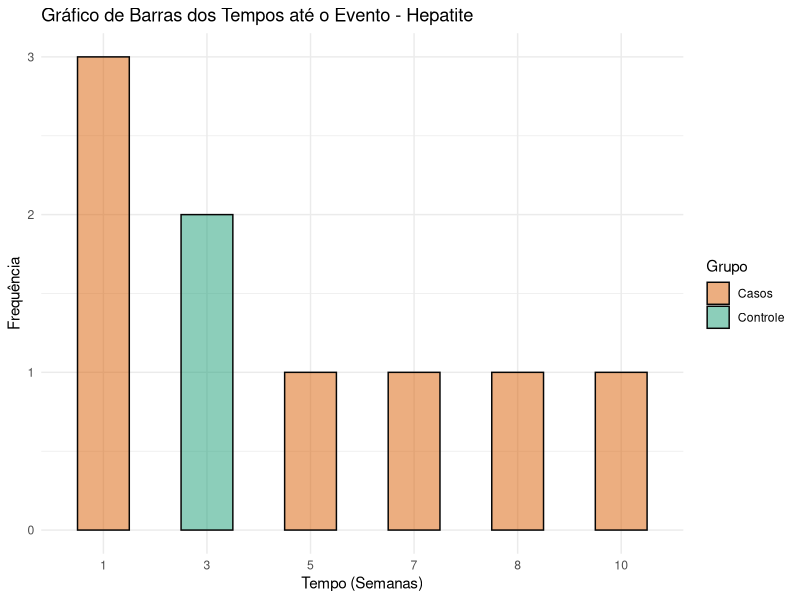
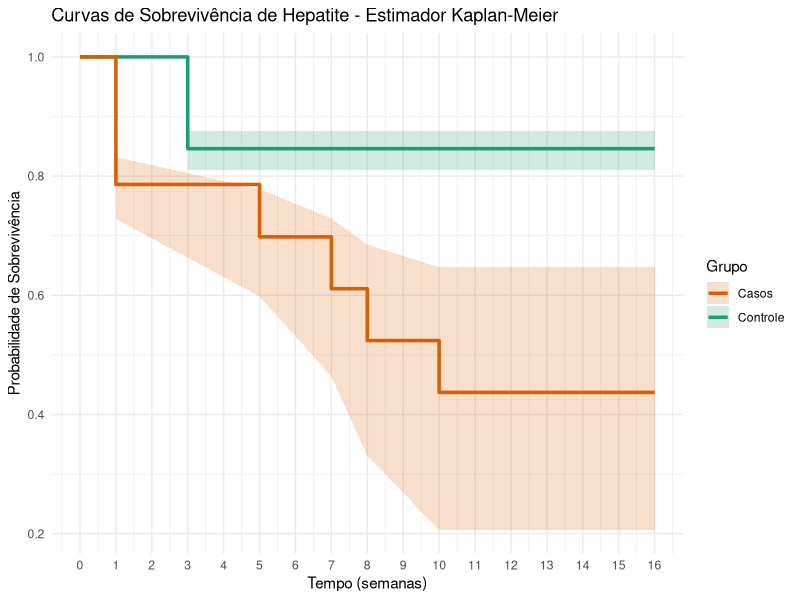
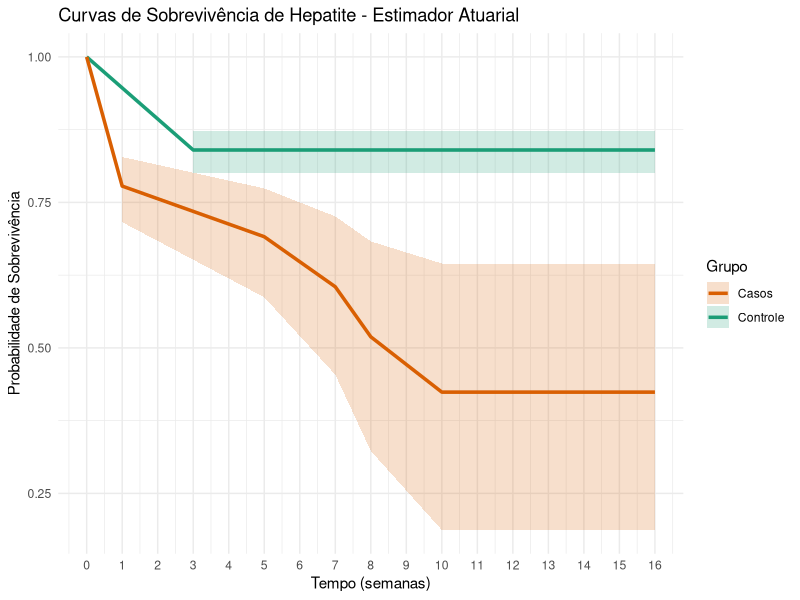
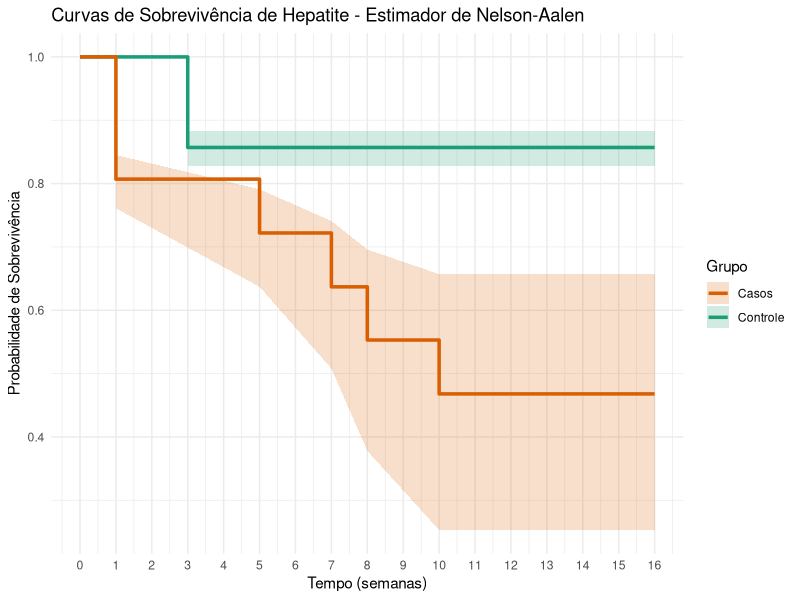
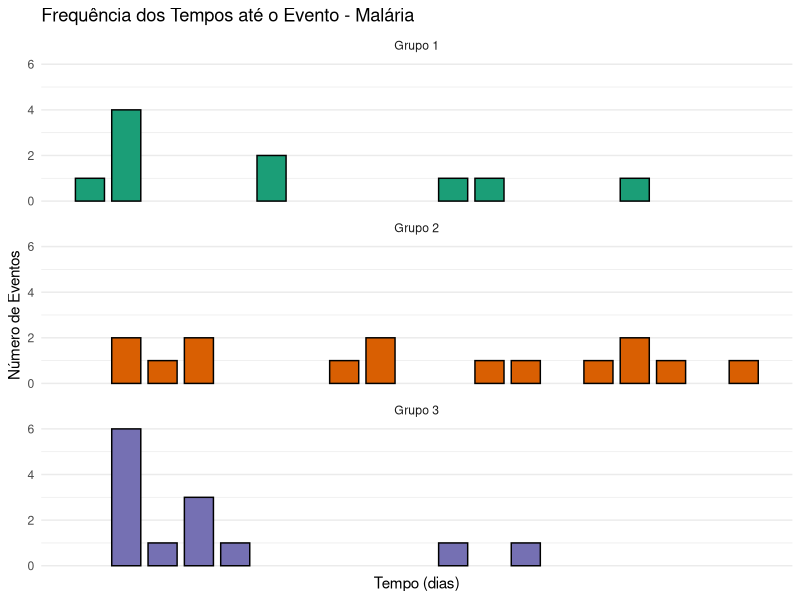
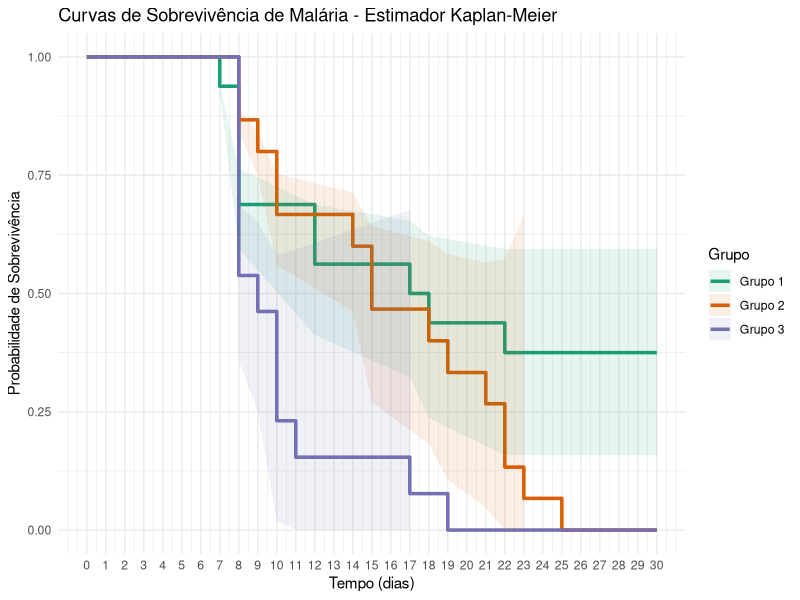
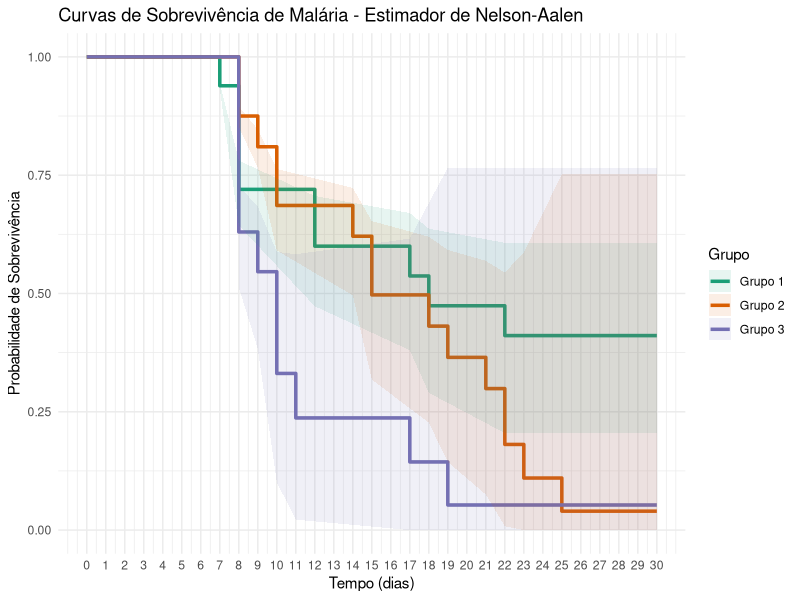
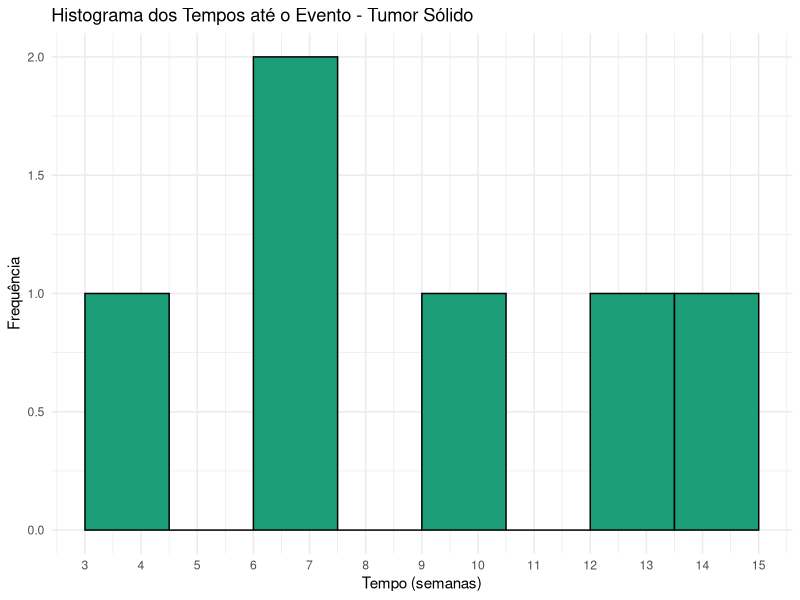

Source code (R) for these figures, in order:
## ---- chunk 1
# Carregamento dos pacotes necessários

# Pacote para análise de sobrevivência
# install.packages("survival")
library(survival)

# Pacote para visualização dos dados
# install.packages("ggplot2")
library(ggplot2)

# Pacote para manipulação de dados
# install.packages("dplyr")
library(dplyr)
## ---- chunk 2
########## Estimador Atuarial ###########
eaa <- function(time, evento, classEvento = 1, alpha = 0.05, conf = "normal") {
  tempo_evento <- sort(unique(time[evento == classEvento]))

  data <- data.frame(
    time = tempo_evento,
    n_risk = NA,
    n_event = NA,
    censured = NA,
    n_risk_adj = NA,
    q_i = NA,
    p_i = NA,
    S_t_i = NA,
    std_error = NA,
    lower = NA,
    upper = NA
  )

  S_t_back <- 1

  for (i in seq_along(data$time)) {
    t <- data$time[i]

    data$n_risk[i] <- sum(time >= t)
    data$n_event[i] <- sum(time == t & evento == classEvento)
    data$censured[i] <- sum(time == t & evento != classEvento)
    data$n_risk_adj[i] <- data$n_risk[i] - data$censured[i] / 2

    if (data$n_risk_adj[i] > 0) {
      data$q_i[i] <- data$n_event[i] / data$n_risk_adj[i]
      data$p_i[i] <- 1 - data$q_i[i]
      data$S_t_i[i] <- S_t_back * data$p_i[i]
      S_t_back <- data$S_t_i[i]
    } else {
      data$S_t_i[i] <- S_t_back
    }

    # Variância (usada nos dois métodos)
    var_S_t <- data$S_t_i[i]^2 * sum(data$q_i[1:i] / (data$n_risk_adj[1:i] * data$p_i[1:i]))
    data$std_error[i] <- sqrt(var_S_t)

    if (conf == "normal") {
      data$upper[i] <- data$S_t_i[i] + qnorm(1 - alpha / 2) * data$std_error[i]
      data$lower[i] <- data$S_t_i[i] - qnorm(1 - alpha / 2) * data$std_error[i]
    }

    if (conf == "log-log") {
      if (data$S_t_i[i] > 0 && data$S_t_i[i] < 1) {
        loglog_S <- log(-log(data$S_t_i[i]))
        se_loglog <- sqrt(sum(data$q_i[1:i] / (data$n_risk_adj[1:i] * data$p_i[1:i])))
        z <- qnorm(1 - alpha / 2)
        lower_loglog <- loglog_S - z * se_loglog
        upper_loglog <- loglog_S + z * se_loglog
        data$lower[i] <- exp(-exp(upper_loglog))
        data$upper[i] <- exp(-exp(lower_loglog))
      } else {
        data$lower[i] <- NA
        data$upper[i] <- NA
      }
    }
  }
  cols_to_round <- c("n_risk_adj", "q_i", "p_i", "S_t_i", "std_error", "lower", "upper")
  data[cols_to_round] <- round(data[cols_to_round], 3)

  return(data)
}


########### Estimador de Kaplan-Meier ###########
ekm <- function(time, evento, classEvento = 1, alpha = 0.05, conf = "normal") {
  tempo_evento <- sort(unique(time[evento == classEvento]))

  data <- data.frame(
    time = tempo_evento,
    n_risk = NA,
    n_event = NA,
    censured = NA,
    q_i = NA,
    p_i = NA,
    S_t_i = NA,
    std_error = NA,
    lower = NA,
    upper = NA
  )

  S_t_back <- 1

  for (i in seq_along(data$time)) {
    t <- data$time[i]

    data$n_risk[i] <- sum(time >= t)
    data$n_event[i] <- sum(time == t & evento == classEvento)
    data$censured[i] <- sum(time == t & evento != classEvento)

    if (data$n_risk[i] > 0) {
      data$q_i[i] <- data$n_event[i] / data$n_risk[i]
      data$p_i[i] <- 1 - data$q_i[i]
      data$S_t_i[i] <- S_t_back * data$p_i[i]
      S_t_back <- data$S_t_i[i]
    } else {
      data$S_t_i[i] <- S_t_back
    }

    term <- data$n_event[1:i] / (data$n_risk[1:i] * (data$n_risk[1:i] - data$n_event[1:i]))
    term[is.infinite(term)] <- 0
    var_S_t <- data$S_t_i[i]^2 * sum(term, na.rm = TRUE)

    data$std_error[i] <- sqrt(var_S_t)

    if (conf == "log-log") {
      if (data$S_t_i[i] > 0 && data$S_t_i[i] < 1) {
        z <- qnorm(1 - alpha / 2)
        var_loglog <- sum(term, na.rm = TRUE)
        loglog_S <- log(-log(data$S_t_i[i]))

        lower_loglog <- loglog_S - z * sqrt(var_loglog)
        upper_loglog <- loglog_S + z * sqrt(var_loglog)

        data$lower[i] <- exp(-exp(upper_loglog))
        data$upper[i] <- exp(-exp(lower_loglog))
      } else {
        data$lower[i] <- NA
        data$upper[i] <- NA
      }
    }

    if (conf == "normal") {
      if (data$S_t_i[i] > 0 && data$S_t_i[i] < 1) {
        data$upper[i] <- data$S_t_i[i] + qnorm(1 - alpha / 2) * data$std_error[i]
        data$lower[i] <- data$S_t_i[i] - qnorm(1 - alpha / 2) * data$std_error[i]
      } else {
        data$upper[i] <- NA
        data$lower[i] <- NA
      }
    }
  }
  cols_to_round <- c("q_i", "p_i", "S_t_i", "std_error", "lower", "upper")
  data[cols_to_round] <- round(data[cols_to_round], 3)

  return(data)
}


########## Estimador de Nelson-Aalen ###########
ena <- function(time, evento, classEvento = 1, alpha = 0.05, conf = "normal") {
  tempo_evento <- sort(unique(time[evento == classEvento]))

  data <- data.frame(
    time = tempo_evento,
    n_risk = NA,
    n_event = NA,
    censured = NA,
    q_i = NA,
    p_i = NA,
    S_t_i = NA,
    std_error = NA,
    lower = NA,
    upper = NA
  )

  for (i in seq_along(data$time)) {
    t <- data$time[i]

    data$n_risk[i] <- sum(time >= t)
    data$n_event[i] <- sum(time == t & evento == classEvento)

    if (data$n_risk[i] > 0) {
      data$q_i[i] <- data$n_event[i] / data$n_risk[i]
      data$p_i[i] <- 1 - data$q_i[i]
      data$censured[i] <- sum(time == t & evento != classEvento)
      estimatorNelson <- sum(data$n_event[1:i] / data$n_risk[1:i])
      data$S_t_i[i] <- exp(-estimatorNelson)
    } else {
      data$S_t_i[i] <- 1
    }
    var_S_t <- data$S_t_i[i]**2 * sum(data$n_event[1:i] / data$n_risk[1:i]**2)
    data$std_error[i] <- sqrt(var_S_t)

    if (conf == "log-log") {
      z <- qnorm(1 - alpha / 2)
      if (data$S_t_i[i] > 0 && data$S_t_i[i] < 1) {
        loglog_S <- log(-log(data$S_t_i[i]))
        var_loglog <- sum(data$n_event[1:i] / (data$n_risk[1:i]^2))

        lower_loglog <- loglog_S - z * sqrt(var_loglog)
        upper_loglog <- loglog_S + z * sqrt(var_loglog)

        data$lower[i] <- exp(-exp(upper_loglog))
        data$upper[i] <- exp(-exp(lower_loglog))
      } else {
        data$lower[i] <- NA
        data$upper[i] <- NA
      }
    }

    if (conf == "normal") {
      if (data$S_t_i[i] > 0 && data$S_t_i[i] < 1) {
        data$upper[i] <- data$S_t_i[i] + qnorm(1 - alpha / 2) * data$std_error[i]
        data$lower[i] <- data$S_t_i[i] - qnorm(1 - alpha / 2) * data$std_error[i]
      } else {
        data$upper[i] <- NA
        data$lower[i] <- NA
      }
    }
  }

  cols_to_round <- c("q_i", "p_i", "S_t_i", "std_error", "lower", "upper")
  data[cols_to_round] <- round(data[cols_to_round], 3)

  return(data)
}


########## Teste Log-Rank ###########
logrank <- function(dadosGrupo1, dadosGrupo2) {
  time <- sort(unique(c(dadosGrupo1$time, dadosGrupo2$time)))

  O1_total <- 0 # Observado no grupo 1
  O2_total <- 0 # Observado no grupo 2
  E1_total <- 0 # Esperado no grupo 1
  E2_total <- 0 # Esperado no grupo 2
  V_total <- 0 # Variância acumulada

  for (t in time) {
    n1 <- sum(dadosGrupo1$time >= t)
    n2 <- sum(dadosGrupo2$time >= t)

    d1 <- sum(dadosGrupo1$time == t & dadosGrupo1$evento == 1)
    d2 <- sum(dadosGrupo2$time == t & dadosGrupo2$evento == 1)

    d <- d1 + d2
    n <- n1 + n2

    if (d > 0 && n > 1) {
      E1 <- d * (n1 / n)
      E2 <- d * (n2 / n)
      V <- d * (n1 / n) * (n2 / n) * ((n - d) / (n - 1))

      O1_total <- O1_total + d1
      O2_total <- O2_total + d2
      E1_total <- E1_total + E1
      E2_total <- E2_total + E2
      V_total <- V_total + V
    }
  }

  Z <- (O1_total - E1_total)^2 / V_total
  p_value <- 1 - pchisq(Z, df = 1)

  tabela <- data.frame(
    Grupo = c("Grupo 1", "Grupo 2"),
    Observado = c(O1_total, O2_total),
    Esperado = c(E1_total, E2_total)
  )

  print(tabela)
  cat("\nVariância total:", round(V_total, 4))
  cat("\nEstatística do teste (Chi²):", round(Z, 4))
  cat("\np-valor:", round(p_value, 4), "\n")

  invisible(list(tabela = tabela, chi2 = Z, p = p_value))
}
## ---- chunk 3
########### Hepatite ###########
hControle <- data.frame(
  time = c(
    1, 2, 3, 3, 3, 5, 5, 16, 16, 16, 16,
    16, 16, 16, 16
  ),
  evento = c(0, 0, 1, 1, 0, 0, 0, 0, 0, 0, 0, 0, 0, 0, 0)
)

hCasos <- data.frame(
  time = c(
    1, 1, 1, 1, 4, 5, 7, 8, 10, 10, 12, 16, 16,
    16
  ),
  evento = c(1, 1, 1, 0, 0, 1, 1, 1, 1, 0, 0, 0, 0, 0)
)
## ---- chunk 4
dados <- rbind(
  data.frame(time = hControle$time[hControle$evento == 1], grupo = "Controle"),
  data.frame(time = hCasos$time[hCasos$evento == 1], grupo = "Casos")
)

dados$time <- factor(dados$time, levels = sort(unique(dados$time)))

ggplot(dados, aes(x = time, fill = grupo)) +
  geom_bar(position = "identity", alpha = 0.5, color = "#050505", width = 0.5) +
  labs(
    title = "Gráfico de Barras dos Tempos até o Evento - Hepatite",
    x = "Tempo (Semanas)",
    y = "Frequência",
    fill = "Grupo"
  ) +
  scale_fill_manual(values = c("Controle" = "#1b9e77", "Casos" = "#d95f02")) +
  theme_minimal()
## ---- chunk 5
print(length(hControle$time))

print(length(hCasos$time))
## ---- chunk 6
ekmControle <- ekm(
  time = hControle$time,
  evento = hControle$evento,
  classEvento = 1,
  alpha = 0.05,
  conf = "log-log"
)
ekmCasos <- ekm(
  time = hCasos$time,
  evento = hCasos$evento,
  classEvento = 1,
  alpha = 0.05,
  conf = "log-log"
)
## ---- chunk 7
print(ekmControle)
## ---- chunk 8
print(ekmCasos)
## ---- chunk 9
# Adiciona manualmente os pontos iniciais e finais
ekmControle_ext <- ekmControle %>%
  add_row(time = 0, S_t_i = 1, lower = NA, upper = NA, .before = 1) %>%
  add_row(
    time = 16,
    S_t_i = tail(ekmControle$S_t_i, 1),
    lower = tail(ekmControle$lower, 1),
    upper = tail(ekmControle$upper, 1)
  )

ekmCasos_ext <- ekmCasos %>%
  add_row(time = 0, S_t_i = 1, lower = NA, upper = NA, .before = 1) %>%
  add_row(
    time = 16,
    S_t_i = tail(ekmCasos$S_t_i, 1),
    lower = tail(ekmCasos$lower, 1),
    upper = tail(ekmCasos$upper, 1)
  )

# Gráfico de escada Kaplan-Meier
ggplot() +
  geom_step(data = ekmControle_ext, aes(x = time, y = S_t_i, color = "Controle"), size = 1.2) +
  geom_step(data = ekmCasos_ext, aes(x = time, y = S_t_i, color = "Casos"), size = 1.2) +
  geom_ribbon(
    data = ekmControle_ext,
    aes(x = time, ymin = lower, ymax = upper, fill = "Controle"), alpha = 0.2
  ) +
  geom_ribbon(
    data = ekmCasos_ext,
    aes(x = time, ymin = lower, ymax = upper, fill = "Casos"), alpha = 0.2
  ) +
  scale_color_manual(values = c("Controle" = "#1b9e77", "Casos" = "#d95f02")) +
  scale_fill_manual(values = c("Controle" = "#1b9e77", "Casos" = "#d95f02")) +
  labs(
    title = "Curvas de Sobrevivência de Hepatite - Estimador Kaplan-Meier",
    x = "Tempo (semanas)",
    y = "Probabilidade de Sobrevivência",
    color = "Grupo",
    fill = "Grupo"
  ) +
  theme_minimal() +
  scale_x_continuous(breaks = seq(0, 16, 1))
## ---- chunk 10
eaaControle <- eaa(
  time = hControle$time,
  evento = hControle$evento,
  classEvento = 1,
  conf = "log-log"
)
eaaCasos <- eaa(
  time = hCasos$time,
  evento = hCasos$evento,
  classEvento = 1,
  conf = "log-log"
)
## ---- chunk 11
print(eaaControle)
## ---- chunk 12
print(eaaCasos)
## ---- chunk 13
# Adiciona manualmente os pontos iniciais e finais
eaaControle_ext <- eaaControle %>%
  add_row(time = 0, S_t_i = 1, lower = NA, upper = NA, .before = 1) %>%
  add_row(
    time = 16,
    S_t_i = tail(eaaControle$S_t_i, 1),
    lower = tail(eaaControle$lower, 1),
    upper = tail(eaaControle$upper, 1)
  )

eaaCasos_ext <- eaaCasos %>%
  add_row(time = 0, S_t_i = 1, lower = NA, upper = NA, .before = 1) %>%
  add_row(
    time = 16,
    S_t_i = tail(eaaCasos$S_t_i, 1),
    lower = tail(eaaCasos$lower, 1),
    upper = tail(eaaCasos$upper, 1)
  )

# Gráfico de sobrevivência atuarial com linhas suaves
ggplot() +
  geom_line(data = eaaControle_ext, aes(x = time, y = S_t_i, color = "Controle"), size = 1.2) +
  geom_line(data = eaaCasos_ext, aes(x = time, y = S_t_i, color = "Casos"), size = 1.2) +
  geom_ribbon(
    data = eaaControle_ext,
    aes(x = time, ymin = lower, ymax = upper, fill = "Controle"), alpha = 0.2
  ) +
  geom_ribbon(
    data = eaaCasos_ext,
    aes(x = time, ymin = lower, ymax = upper, fill = "Casos"), alpha = 0.2
  ) +
  scale_color_manual(values = c("Controle" = "#1b9e77", "Casos" = "#d95f02")) +
  scale_fill_manual(values = c("Controle" = "#1b9e77", "Casos" = "#d95f02")) +
  labs(
    title = "Curvas de Sobrevivência de Hepatite - Estimador Atuarial",
    x = "Tempo (semanas)",
    y = "Probabilidade de Sobrevivência",
    color = "Grupo",
    fill = "Grupo"
  ) +
  theme_minimal() +
  scale_x_continuous(breaks = seq(0, 16, 1))
## ---- chunk 14
enaControle <- ena(
  time = hControle$time,
  evento = hControle$evento,
  classEvento = 1,
  alpha = 0.05,
  conf = "log-log"
)
enaCasos <- ena(
  time = hCasos$time,
  evento = hCasos$evento,
  classEvento = 1,
  alpha = 0.05,
  conf = "log-log"
)
## ---- chunk 15
print(enaControle)
## ---- chunk 16
print(enaCasos)
## ---- chunk 17
# Adiciona manualmente os pontos iniciais e finais
enaControle_ext <- enaControle %>%
  add_row(time = 0, S_t_i = 1, lower = NA, upper = NA, .before = 1) %>%
  add_row(
    time = 16,
    S_t_i = tail(enaControle$S_t_i, 1),
    lower = tail(enaControle$lower, 1),
    upper = tail(enaControle$upper, 1)
  )

enaCasos_ext <- enaCasos %>%
  add_row(time = 0, S_t_i = 1, lower = NA, upper = NA, .before = 1) %>%
  add_row(
    time = 16,
    S_t_i = tail(enaCasos$S_t_i, 1),
    lower = tail(enaCasos$lower, 1),
    upper = tail(enaCasos$upper, 1)
  )

# Gráfico de escada Kaplan-Meier
ggplot() +
  geom_step(data = enaControle_ext, aes(x = time, y = S_t_i, color = "Controle"), size = 1.2) +
  geom_step(data = enaCasos_ext, aes(x = time, y = S_t_i, color = "Casos"), size = 1.2) +
  geom_ribbon(
    data = enaControle_ext,
    aes(x = time, ymin = lower, ymax = upper, fill = "Controle"), alpha = 0.2
  ) +
  geom_ribbon(
    data = enaCasos_ext,
    aes(x = time, ymin = lower, ymax = upper, fill = "Casos"), alpha = 0.2
  ) +
  scale_color_manual(values = c("Controle" = "#1b9e77", "Casos" = "#d95f02")) +
  scale_fill_manual(values = c("Controle" = "#1b9e77", "Casos" = "#d95f02")) +
  labs(
    title = "Curvas de Sobrevivência de Hepatite - Estimador de Nelson-Aalen",
    x = "Tempo (semanas)",
    y = "Probabilidade de Sobrevivência",
    color = "Grupo",
    fill = "Grupo"
  ) +
  theme_minimal() +
  scale_x_continuous(breaks = seq(0, 16, 1))
## ---- chunk 18
logrank(hCasos, hControle)
## ---- chunk 19
########### Malária ###########
mG1 <- data.frame(
  time = c(7, 8, 8, 8, 8, 12, 12, 17, 18, 22, 30, 30, 30, 30, 30, 30),
  evento = c(1, 1, 1, 1, 1, 1, 1, 1, 1, 1, 0, 0, 0, 0, 0, 0),
  grupo = "Grupo 1"
)
mG2 <- data.frame(
  time = c(8, 8, 9, 10, 10, 14, 15, 15, 18, 19, 21, 22, 22, 23, 25),
  evento = c(rep(1, 15)),
  grupo = "Grupo 2"
)
mG3 <- data.frame(
  time = c(8, 8, 8, 8, 8, 8, 9, 10, 10, 10, 11, 17, 19),
  evento = c(rep(1, 13)),
  grupo = "Grupo 3"
)
## ---- chunk 20
# Junta os três grupos
dadosMalaria <- bind_rows(mG1, mG2, mG3)

# Filtra apenas os eventos (evento == 1)
dadosEventos <- dadosMalaria %>% filter(evento == 1)

# Gráfico com facetas e cores diferentes
ggplot(dadosEventos, aes(x = time, fill = grupo)) +
  geom_bar(
    color = "black", width = 0.8
  ) +
  facet_wrap(~grupo, ncol = 1) + # Mude para nrow = 1 para mostrar lado a lado
  labs(
    title = "Frequência dos Tempos até o Evento - Malária",
    x = "Tempo (dias)",
    y = "Número de Eventos"
  ) +
  scale_x_continuous(breaks = sort(unique(dadosEventos$tempo))) +
  scale_fill_manual(
    values = c("Grupo 1" = "#1b9e77", "Grupo 2" = "#d95f02", "Grupo 3" = "#7570b3")
  ) +
  theme_minimal() +
  theme(legend.position = "none")
## ---- chunk 21
print(paste("Número de camundongos no Grupo 1:", length(mG1$tempo), "| Número de falhas:", sum(mG1$evento)))
print(paste("Número de camundongos no Grupo 2:", length(mG2$tempo), "| Número de falhas:", sum(mG2$evento)))
print(paste("Número de camundongos no Grupo 3:", length(mG3$tempo), "| Número de falhas:", sum(mG3$evento)))
## ---- chunk 22
ekmMalariaG1 <- ekm(
  time = mG1$time,
  evento = mG1$evento,
  classEvento = 1,
  alpha = 0.05,
  conf = "log-log"
)
ekmMalariaG2 <- ekm(
  time = mG2$time,
  evento = mG2$evento,
  classEvento = 1,
  alpha = 0.05,
  conf = "log-log"
)
ekmMalariaG3 <- ekm(
  time = mG3$time,
  evento = mG3$evento,
  classEvento = 1,
  alpha = 0.05,
  conf = "log-log"
)
## ---- chunk 23
print(ekmMalariaG1)
## ---- chunk 24
print(ekmMalariaG2)
## ---- chunk 25
print(ekmMalariaG3)
## ---- chunk 26
# Adiciona manualmente os pontos iniciais e finais
ekmMalariaG1_ext <- ekmMalariaG1 %>%
  add_row(time = 0, S_t_i = 1, lower = NA, upper = NA, .before = 1) %>%
  add_row(
    time = 30,
    S_t_i = tail(ekmMalariaG1$S_t_i, 1),
    lower = tail(ekmMalariaG1$lower, 1),
    upper = tail(ekmMalariaG1$upper, 1)
  )
ekmMalariaG2_ext <- ekmMalariaG2 %>%
  add_row(time = 0, S_t_i = 1, lower = NA, upper = NA, .before = 1) %>%
  add_row(
    time = 30,
    S_t_i = tail(ekmMalariaG2$S_t_i, 1),
    lower = tail(ekmMalariaG2$lower, 1),
    upper = tail(ekmMalariaG2$upper, 1)
  )
ekmMalariaG3_ext <- ekmMalariaG3 %>%
  add_row(time = 0, S_t_i = 1, lower = NA, upper = NA, .before = 1) %>%
  add_row(
    time = 30,
    S_t_i = tail(ekmMalariaG3$S_t_i, 1),
    lower = tail(ekmMalariaG3$lower, 1),
    upper = tail(ekmMalariaG3$upper, 1)
  )

ggplot() +
  geom_step(data = ekmMalariaG1_ext, aes(x = time, y = S_t_i, color = "Grupo 1"), size = 1.2) +
  geom_step(data = ekmMalariaG2_ext, aes(x = time, y = S_t_i, color = "Grupo 2"), size = 1.2) +
  geom_step(data = ekmMalariaG3_ext, aes(x = time, y = S_t_i, color = "Grupo 3"), size = 1.2) +
  geom_ribbon(
    data = ekmMalariaG1_ext,
    aes(x = time, ymin = lower, ymax = upper, fill = "Grupo 1"), alpha = 0.1
  ) +
  geom_ribbon(
    data = ekmMalariaG2_ext,
    aes(x = time, ymin = lower, ymax = upper, fill = "Grupo 2"), alpha = 0.1
  ) +
  geom_ribbon(
    data = ekmMalariaG3_ext,
    aes(x = time, ymin = lower, ymax = upper, fill = "Grupo 3"), alpha = 0.1
  ) +
  scale_color_manual(values = c("Grupo 1" = "#1b9e77", "Grupo 2" = "#d95f02", "Grupo 3" = "#7570b3")) +
  scale_fill_manual(values = c("Grupo 1" = "#1b9e77", "Grupo 2" = "#d95f02", "Grupo 3" = "#7570b3")) +
  labs(
    title = "Curvas de Sobrevivência de Malária - Estimador Kaplan-Meier",
    x = "Tempo (dias)",
    y = "Probabilidade de Sobrevivência",
    color = "Grupo",
    fill = "Grupo"
  ) +
  theme_minimal() +
  scale_x_continuous(breaks = seq(0, 30, 1))
## ---- chunk 27
enaMalariaG1 <- ena(
  time = mG1$time,
  evento = mG1$evento,
  classEvento = 1,
  alpha = 0.05,
  conf = "log-log"
)
enaMalariaG2 <- ena(
  time = mG2$time,
  evento = mG2$evento,
  classEvento = 1,
  alpha = 0.05,
  conf = "log-log"
)
enaMalariaG3 <- ena(
  time = mG3$time,
  evento = mG3$evento,
  classEvento = 1,
  alpha = 0.05,
  conf = "log-log"
)
## ---- chunk 28
print(enaMalariaG1)
## ---- chunk 29
print(enaMalariaG2)
## ---- chunk 30
print(enaMalariaG3)
## ---- chunk 31
# Adiciona manualmente os pontos iniciais e finais
enaMalariaG1_ext <- enaMalariaG1 %>%
  add_row(time = 0, S_t_i = 1, lower = NA, upper = NA, .before = 1) %>%
  add_row(
    time = 30,
    S_t_i = tail(enaMalariaG1$S_t_i, 1),
    lower = tail(enaMalariaG1$lower, 1),
    upper = tail(enaMalariaG1$upper, 1)
  )
enaMalariaG2_ext <- enaMalariaG2 %>%
  add_row(time = 0, S_t_i = 1, lower = NA, upper = NA, .before = 1) %>%
  add_row(
    time = 30,
    S_t_i = tail(enaMalariaG2$S_t_i, 1),
    lower = tail(enaMalariaG2$lower, 1),
    upper = tail(enaMalariaG2$upper, 1)
  )
enaMalariaG3_ext <- enaMalariaG3 %>%
  add_row(time = 0, S_t_i = 1, lower = NA, upper = NA, .before = 1) %>%
  add_row(
    time = 30,
    S_t_i = tail(enaMalariaG3$S_t_i, 1),
    lower = tail(enaMalariaG3$lower, 1),
    upper = tail(enaMalariaG3$upper, 1)
  )
ggplot() +
  geom_step(data = enaMalariaG1_ext, aes(x = time, y = S_t_i, color = "Grupo 1"), size = 1.2) +
  geom_step(data = enaMalariaG2_ext, aes(x = time, y = S_t_i, color = "Grupo 2"), size = 1.2) +
  geom_step(data = enaMalariaG3_ext, aes(x = time, y = S_t_i, color = "Grupo 3"), size = 1.2) +
  geom_ribbon(
    data = enaMalariaG1_ext,
    aes(x = time, ymin = lower, ymax = upper, fill = "Grupo 1"), alpha = 0.1
  ) +
  geom_ribbon(
    data = enaMalariaG2_ext,
    aes(x = time, ymin = lower, ymax = upper, fill = "Grupo 2"), alpha = 0.1
  ) +
  geom_ribbon(
    data = enaMalariaG3_ext,
    aes(x = time, ymin = lower, ymax = upper, fill = "Grupo 3"), alpha = 0.1
  ) +
  scale_color_manual(values = c("Grupo 1" = "#1b9e77", "Grupo 2" = "#d95f02", "Grupo 3" = "#7570b3")) +
  scale_fill_manual(values = c("Grupo 1" = "#1b9e77", "Grupo 2" = "#d95f02", "Grupo 3" = "#7570b3")) +
  labs(
    title = "Curvas de Sobrevivência de Malária - Estimador de Nelson-Aalen",
    x = "Tempo (dias)",
    y = "Probabilidade de Sobrevivência",
    color = "Grupo",
    fill = "Grupo"
  ) +
  theme_minimal() +
  scale_x_continuous(breaks = seq(0, 30, 1))
## ---- chunk 32
# Coreção de Bonferroni
print(round(0.05 / 3, 3))
print(round(0.10 / 3, 3))
## ---- chunk 33
# Grupo 1 vs Grupo 2
logrank(mG1, mG2)
## ---- chunk 34
# Grupo 1 vs Grupo 3
logrank(mG1, mG3)
## ---- chunk 35
# Grupo 2 vs Grupo 3
logrank(mG2, mG3)
## ---- chunk 36
########### Reincidência de tumor sólido ###########
tumorSolido <- data.frame(
  time = c(3, 4, 5.7, 6.5, 6.5, 8.4, 10, 10, 12, 15),
  evento = c(1, 0, 0, 1, 1, 0, 1, 0, 1, 1)
)
## ---- chunk 37
# Gráfico de barras
ggplot(tumorSolido[tumorSolido$evento == 1, ], aes(x = time)) +
  geom_histogram(
    binwidth = 1.5, # Ajuste este valor para mudar a resolução dos intervalos
    fill = "#1b9e77",
    color = "black",
    boundary = 0,
    closed = "left"
  ) +
  labs(
    title = "Histograma dos Tempos até o Evento - Tumor Sólido",
    x = "Tempo (semanas)",
    y = "Frequência"
  ) +
  scale_x_continuous(breaks = seq(0, max(tumorSolido$time), by = 1)) +
  theme_minimal()
